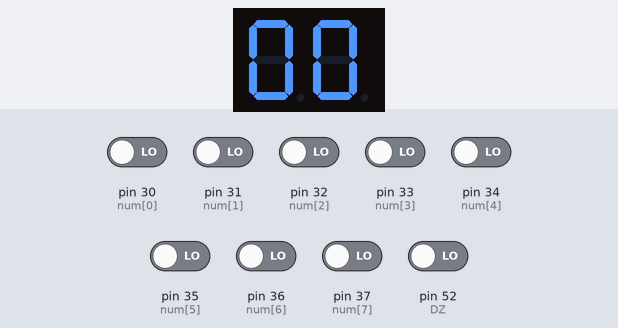
This sketch was run on a simulated Arduino Mega 2560, built with avr-gcc and run on an emulated ATmega2560. On the bench: 2-digit seven-segment display. Wiring (inferred from the names in the program): 2-digit 7-segment display, segments lit when HIGH: segments pin 22, pin 23, pin 24, pin 25, pin 26, pin 27, pin 28, pin 49, pin 48, pin 47, pin 46, pin 45, pin 44, pin 43. The test bench sets the inputs (shaded band); at power-on: pin 30 (num[0]), pin 31 (num[1]), pin 32 (num[2]), pin 33 (num[3]), pin 34 (num[4]), pin 35 (num[5]), pin 36 (num[6]), pin 37 (num[7]), pin 52 (DZ) LOW. The segment pins are drawn as the display they are named for.

Above: at 1.2 s.
1.3 s: pin 30 (num[0]) driven HIGH
At 1.9 s:
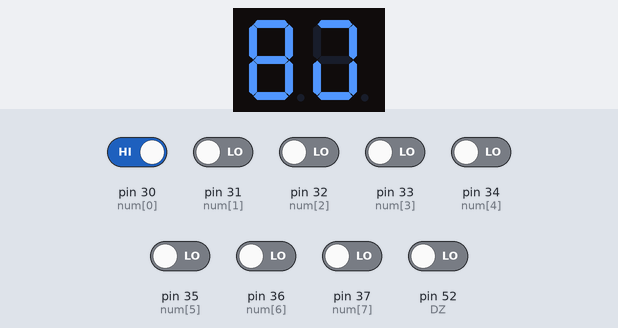
2.8 s: pin 32 (num[2]) driven HIGH
At 4.0 s:
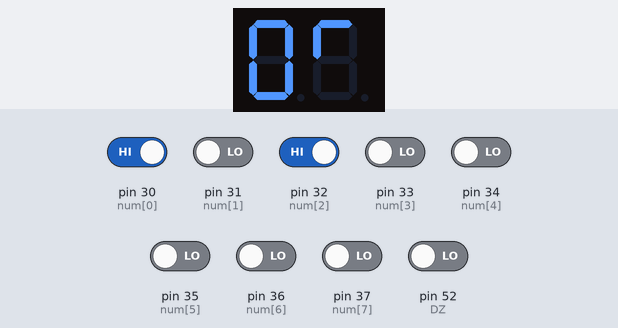
4.3 s: pin 31 (num[1]) driven HIGH
At 5.3 s:
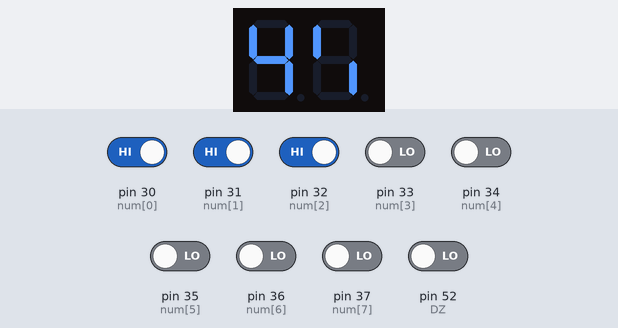
5.8 s: pin 33 (num[3]) driven HIGH
At 6.5 s:
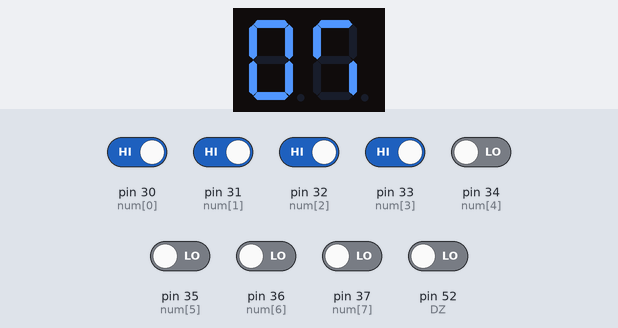
7.3 s: pin 52 (DZ) driven HIGH
At 7.6 s:
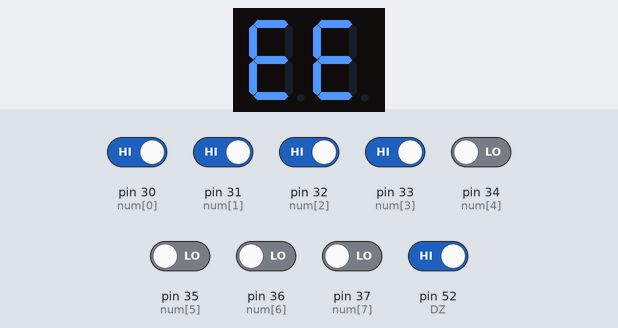
8.8 s: pin 52 (DZ) driven LOW
At 10.0 s:
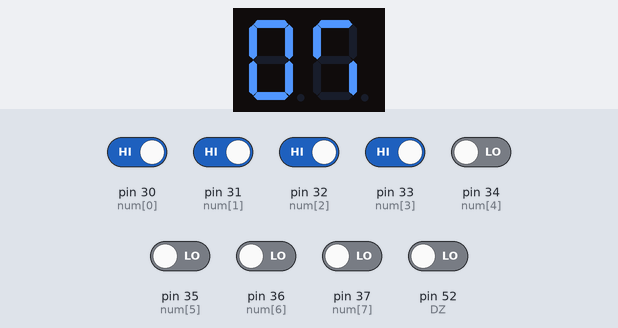
Timing chart, 0 to 11.3 s (numbered marks = the images above; inputs shaded):
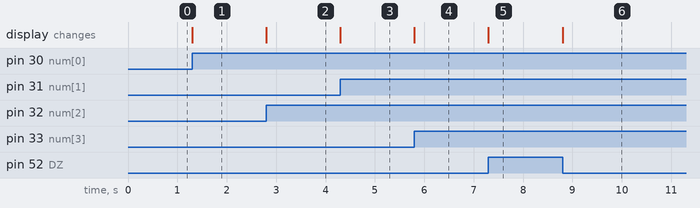

The sketch:

SAP_DISPLAY.ino
```cpp
int  decenas[7] = { 43, 44, 45, 46, 47, 48, 49};
int  unidades[7] = {22, 23, 24, 25, 26, 27, 28};
int  num[8] = { 30, 31, 32, 33, 34, 35, 36, 37};
byte display[10] = { 63, 06, 91, 79, 102, 109, 125, 07, 127, 103};
int valores[8] = { 128, 64, 32, 16, 8, 4, 2, 1};
int DZ = 52;
int acum = 0;
int dec;
int uni;
int bits[8];

void setup() {
  for ( int i = 0; i < 7; i++) {
    pinMode(DZ, INPUT);
    pinMode(decenas[i], OUTPUT);
    pinMode(unidades[i], OUTPUT);
    pinMode(num[i], INPUT);
    if ( i == 6) {

      pinMode(num[i + 1], INPUT);
    }
  }


}

void loop() {
  if (digitalRead(DZ) == HIGH) {
    PORTL = 121;
    PORTA = 121;
  }
  else {
    acum = 0;
    for (int i = 0; i < 8; i ++) {

      bits[i] = digitalRead(num[i]);

      if ( bits[i] == 1) {
        acum = acum + valores[i];

      }

    }
    dec = acum / 10;
    uni = acum % 10;


    PORTL = display[dec];
    PORTA = display[uni];
  }

}
```

Measured:
- after the input at 1.3 s, the display: changes at once (image 1)
- after the input at 2.8 s, the display: changes at once (image 2)
- after the input at 4.3 s, the display: changes at once (image 3)
- after the input at 5.8 s, the display: changes at once (image 4)
- after the input at 7.3 s, the display: changes at once (image 5)
- after the input at 8.8 s, the display: changes at once (image 6)
